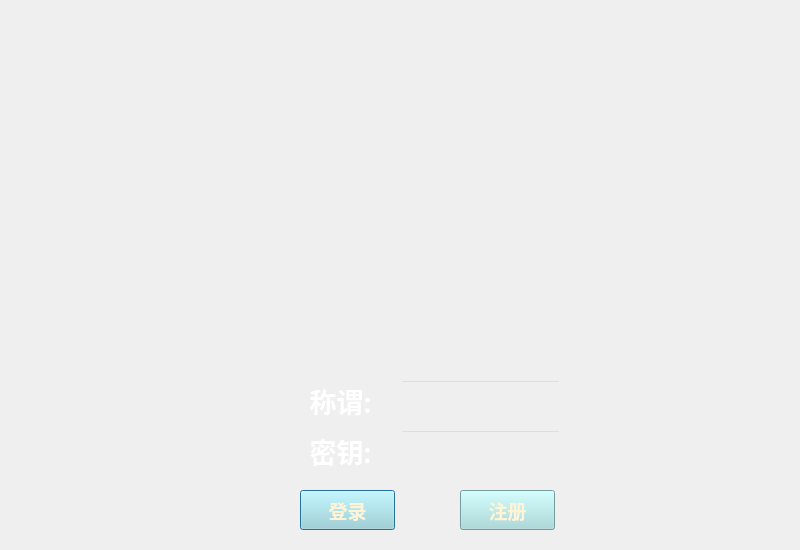
<?xml version="1.0" encoding="UTF-8"?>
<ui version="4.0">
 <class>LoginDialog</class>
 <widget class="QDialog" name="LoginDialog">
  <property name="geometry">
   <rect>
    <x>0</x>
    <y>0</y>
    <width>800</width>
    <height>550</height>
   </rect>
  </property>
  <property name="windowTitle">
   <string>Dialog</string>
  </property>
  <widget class="QLabel" name="nameL">
   <property name="geometry">
    <rect>
     <x>300</x>
     <y>380</y>
     <width>81</width>
     <height>41</height>
    </rect>
   </property>
   <property name="font">
    <font>
     <family>思源宋体 CN Heavy</family>
     <pointsize>20</pointsize>
     <bold>true</bold>
    </font>
   </property>
   <property name="styleSheet">
    <string notr="true">background-color: transparent;
color: white</string>
   </property>
   <property name="text">
    <string>称谓:</string>
   </property>
   <property name="alignment">
    <set>Qt::AlignmentFlag::AlignCenter</set>
   </property>
  </widget>
  <widget class="QLabel" name="passwordL">
   <property name="geometry">
    <rect>
     <x>300</x>
     <y>430</y>
     <width>81</width>
     <height>41</height>
    </rect>
   </property>
   <property name="font">
    <font>
     <family>思源宋体 CN Heavy</family>
     <pointsize>20</pointsize>
     <bold>true</bold>
    </font>
   </property>
   <property name="styleSheet">
    <string notr="true">background-color: transparent;
color: white</string>
   </property>
   <property name="text">
    <string>密钥:</string>
   </property>
   <property name="alignment">
    <set>Qt::AlignmentFlag::AlignCenter</set>
   </property>
  </widget>
  <widget class="QPushButton" name="loginBtn">
   <property name="geometry">
    <rect>
     <x>300</x>
     <y>490</y>
     <width>95</width>
     <height>40</height>
    </rect>
   </property>
   <property name="font">
    <font>
     <family>思源宋体 CN Heavy</family>
     <pointsize>14</pointsize>
     <bold>true</bold>
    </font>
   </property>
   <property name="styleSheet">
    <string notr="true">background-color:rgb(162, 217, 218);
color: rgb(255, 244, 214)</string>
   </property>
   <property name="text">
    <string>登录</string>
   </property>
  </widget>
  <widget class="QPushButton" name="registerBtn">
   <property name="geometry">
    <rect>
     <x>460</x>
     <y>490</y>
     <width>95</width>
     <height>40</height>
    </rect>
   </property>
   <property name="font">
    <font>
     <family>思源宋体 CN Heavy</family>
     <pointsize>14</pointsize>
     <bold>true</bold>
    </font>
   </property>
   <property name="styleSheet">
    <string notr="true">background-color:rgb(162, 217, 218);
color: rgb(255, 244, 214)</string>
   </property>
   <property name="text">
    <string>注册</string>
   </property>
  </widget>
  <widget class="QLineEdit" name="nameEL">
   <property name="geometry">
    <rect>
     <x>400</x>
     <y>380</y>
     <width>161</width>
     <height>41</height>
    </rect>
   </property>
   <property name="font">
    <font>
     <pointsize>14</pointsize>
    </font>
   </property>
   <property name="styleSheet">
    <string notr="true">background-color: transparent;
color: white</string>
   </property>
  </widget>
  <widget class="QLineEdit" name="passwordEL">
   <property name="geometry">
    <rect>
     <x>400</x>
     <y>430</y>
     <width>161</width>
     <height>41</height>
    </rect>
   </property>
   <property name="font">
    <font>
     <pointsize>14</pointsize>
    </font>
   </property>
   <property name="styleSheet">
    <string notr="true">background-color: transparent;
color: white</string>
   </property>
   <property name="echoMode">
    <enum>QLineEdit::EchoMode::Password</enum>
   </property>
  </widget>
 </widget>
 <resources/>
 <connections/>
</ui>
